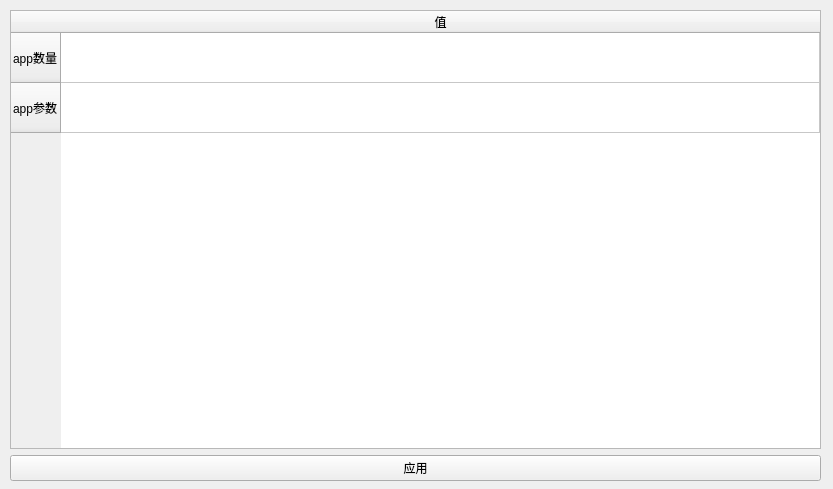
<?xml version="1.0" encoding="UTF-8"?>
<ui version="4.0">
 <class>Rdma</class>
 <widget class="QDialog" name="Rdma">
  <property name="geometry">
   <rect>
    <x>0</x>
    <y>0</y>
    <width>833</width>
    <height>489</height>
   </rect>
  </property>
  <property name="windowTitle">
   <string>Dialog</string>
  </property>
  <widget class="QWidget" name="verticalLayoutWidget">
   <property name="geometry">
    <rect>
     <x>10</x>
     <y>10</y>
     <width>811</width>
     <height>471</height>
    </rect>
   </property>
   <layout class="QVBoxLayout" name="verticalLayout">
    <item>
     <widget class="QTableWidget" name="tableWidget_netargs">
      <property name="layoutDirection">
       <enum>Qt::LeftToRight</enum>
      </property>
      <property name="styleSheet">
       <string notr="true"/>
      </property>
      <property name="verticalScrollBarPolicy">
       <enum>Qt::ScrollBarAsNeeded</enum>
      </property>
      <attribute name="horizontalHeaderCascadingSectionResizes">
       <bool>false</bool>
      </attribute>
      <attribute name="horizontalHeaderDefaultSectionSize">
       <number>300</number>
      </attribute>
      <attribute name="horizontalHeaderHighlightSections">
       <bool>true</bool>
      </attribute>
      <attribute name="horizontalHeaderStretchLastSection">
       <bool>true</bool>
      </attribute>
      <attribute name="verticalHeaderDefaultSectionSize">
       <number>50</number>
      </attribute>
      <attribute name="verticalHeaderStretchLastSection">
       <bool>false</bool>
      </attribute>
      <row>
       <property name="text">
        <string>app数量</string>
       </property>
      </row>
      <row>
       <property name="text">
        <string>app参数</string>
       </property>
      </row>
      <column>
       <property name="text">
        <string>值</string>
       </property>
      </column>
      <item row="0" column="0">
       <property name="text">
        <string/>
       </property>
       <property name="textAlignment">
        <set>AlignCenter</set>
       </property>
      </item>
      <item row="1" column="0">
       <property name="text">
        <string/>
       </property>
       <property name="textAlignment">
        <set>AlignCenter</set>
       </property>
      </item>
     </widget>
    </item>
    <item>
     <widget class="QPushButton" name="applyButton">
      <property name="text">
       <string>应用</string>
      </property>
      <property name="autoDefault">
       <bool>false</bool>
      </property>
     </widget>
    </item>
   </layout>
  </widget>
 </widget>
 <resources/>
 <connections/>
</ui>
